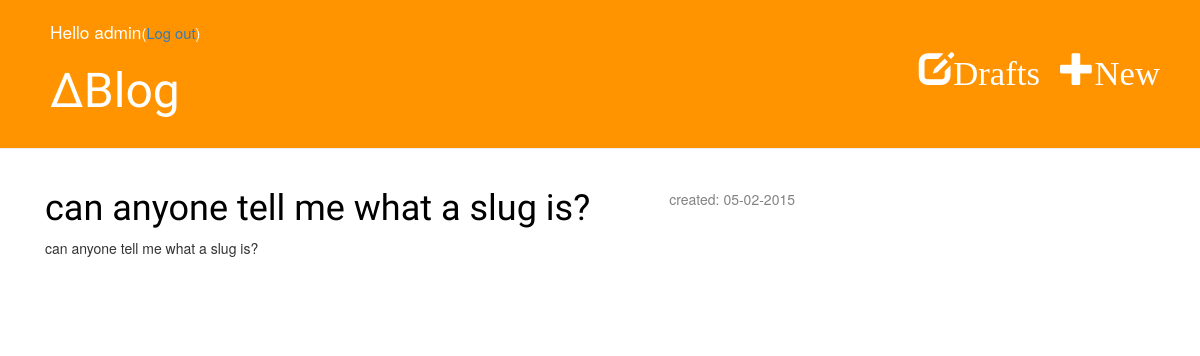
The page /drafts/ (signed in) on the database its author committed.
### deltablog_app/models.py (models this page shows, shortened)
class Post(models.Model):
    author = models.ForeignKey('auth.User')
    title = models.CharField(max_length=200)
    text = models.TextField()
    created_date = models.DateTimeField(default=timezone.now)
    published_date = models.DateTimeField(blank=True, null=True)
    image = models.FileField(upload_to='documents/%Y/%m/%d', null=True, blank=True)
    class Meta:
        ordering = ["-published_date"]

### deltablog_app/views.py (the view)
# urls.py: url(r'^drafts/$', views.post_draft_list, name='post_draft_list'),
@login_required
def post_draft_list(request):
    posts = Post.objects.filter(published_date__isnull=True).order_by('-created_date')
    return render(request, 'deltablog_app/post_draft_list.html', {'posts': posts})

### deltablog_app/templates/deltablog_app/post_draft_list.html
{% extends 'deltablog_app/base.html' %}
{% block content %}
    {% if posts %}
        {% for post in posts %}
            <div class="post">
                <p class="date">created: {{ post.created_date|date:'d-m-Y' }}</p>
                <h1><a href="{% url 'deltablog_app.views.post_detail' pk=post.pk %}">{{ post.title }}</a></h1>
                <p>{{ post.text|truncatechars:200 }}</p>
            </div>
        {% endfor %}
    {% else %}
        <h4>You have no drafts!</h4>
    {% endif %}
{% endblock %}

### deltablog_app/templates/deltablog_app/base.html (shortened to what this page needs)
{% load staticfiles %}
<html>
    <head>
        <link rel="stylesheet" href="//maxcdn.bootstrapcdn.com/bootstrap/3.2.0/css/bootstrap.min.css">
        <link rel="stylesheet" href="//maxcdn.bootstrapcdn.com/bootstrap/3.2.0/css/bootstrap-theme.min.css">
        <link rel="stylesheet" href="{% static 'css/deltablog_app.css' %}">
    </head>
    <body>
        <div class="page-header">
            {% if user.is_authenticated %}
            <a href="{% url 'post_new' %}" class="top-menu"><span class="glyphicon glyphicon-plus">New</span></a>
            <a href="{% url 'post_draft_list' %}" class="top-menu"><span class="glyphicon glyphicon-edit">Drafts</span></a>
            <p class="top-menu-greeting">Hello {{ user.username }}<small>(<a href="{% url 'django.contrib.auth.views.logout' %}">Log out</a>)</small></p>
            {% else %}
            <a href="{% url 'django.contrib.auth.views.login' %}" class="top-menu"><span class="glyphicon glyphicon-lock">Login</span></a>
            {% endif %}
            <h1><a href="{% url 'deltablog_app.views.post_list' %}">∆Blog</a></h1>
        </div>
        <div class="content container">
            <div class="row">
                <div class="col-md-8">
                {% block content %}
                {% endblock %}
                </div>
            </div>
        </div>
    </body>
</html>

### static/css/deltablog_app.css (style rules this page uses)
.page-header { background-color: #ff9400; margin-top: 0; padding: 20px 20px 20px 50px; }
.page-header h1, .page-header h1 a, .page-header h1 a:visited, .page-header h1 a:active { color: #ffffff; font-size: 36pt; text-decoration: none; }
.content { margin-left: 30px; }
h1 { font-family: 'Gloria Hallelujah', cursive; }
.date { float: right; color: #828282; }
.top-menu, .top-menu:visited { color: #ffffff; float: right; font-size: 26pt; margin-right: 20px; margin-top: 30px; }
.top-menu-greeting { color: #ffffff; font-size: 13pt; }
.post { margin-bottom: 70px; }
.post h1 a, .post h1 a:visited { color: #000000; }

### rows shown on the page
Post: created_date "05-02-2015", title "can anyone tell me what a slug is?", text "can anyone tell me what a slug is?"

### other values the page prints
{{ user.username }} "admin"
